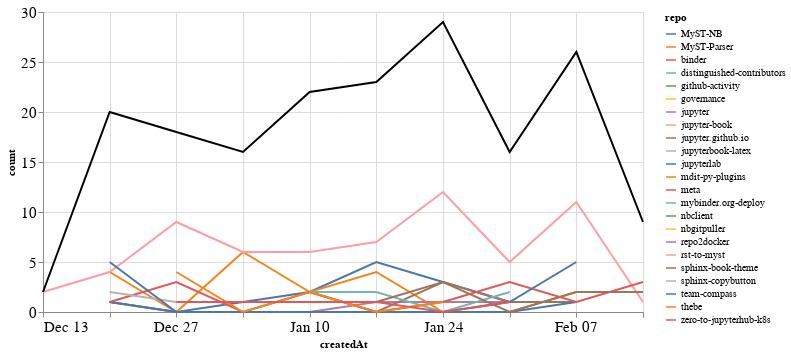

The code cell stored with this chart in its notebook:
### Markdown cell above
### Comments

### Code cell
comments_time = comments.groupby('repo').resample('W', on='createdAt').count()['author'].reset_index()
comments_time = comments_time.rename(columns={'author': 'count'})
comments_time_total = comments_time.groupby('createdAt').agg({"count": "sum"}).reset_index()
ch1 = alt.Chart(comments_time, width=600).mark_line().encode(
    x='createdAt',
    y='count',
    color='repo',
    tooltip="repo"
)

ch2 = alt.Chart(comments_time_total, width=600).mark_line(color="black").encode(
    x='createdAt',
    y='count',
)

ch1 + ch2

### Figure 1 — Vega-Lite specification as saved in the notebook (floating-point values rounded to 4 significant figures)
{"config": {"axisLeft": {"labelFontSize": 15}, "axisBottom": {"labelFontSize": 15}}, "layer": [{"data": {"name": "data-133992a3dc24aec582e17e903b5648a6"}, "mark": "line", "encoding": {"color": {"type": "nominal", "field": "repo"}, "tooltip": {"type": "nominal", "field": "repo"}, "x": {"type": "temporal", "field": "createdAt"}, "y": {"type": "quantitative", "field": "count"}}, "width": 600}, {"data": {"name": "data-953a45ad898097bedaa91e370abf29cf"}, "mark": {"type": "line", "color": "black"}, "encoding": {"x": {"type": "temporal", "field": "createdAt"}, "y": {"type": "quantitative", "field": "count"}}, "width": 600}], "$schema": "https://vega.github.io/schema/vega-lite/v4.8.1.json", "datasets": {"data-133992a3dc24aec582e17e903b5648a6": [{"repo": "MyST-NB", "createdAt": "2020-12-20T00:00:00", "count": 1}, {"repo": "MyST-NB", "createdAt": "2020-12-27T00:00:00", "count": 0}, {"repo": "MyST-NB", "createdAt": "2021-01-03T00:00:00", "count": 1}, {"repo": "MyST-NB", "createdAt": "2021-01-10T00:00:00", "count": 2}, {"repo": "MyST-NB", "createdAt": "2021-01-17T00:00:00", "count": 5}, {"repo": "MyST-NB", "createdAt": "2021-01-24T00:00:00", "count": 3}, {"repo": "MyST-NB", "createdAt": "2021-01-31T00:00:00", "count": 1}, {"repo": "MyST-Parser", "createdAt": "2020-12-20T00:00:00", "count": 4}, {"repo": "MyST-Parser", "createdAt": "2020-12-27T00:00:00", "count": 0}, {"repo": "MyST-Parser", "createdAt": "2021-01-03T00:00:00", "count": 6}, {"repo": "MyST-Parser", "createdAt": "2021-01-10T00:00:00", "count": 2}, {"repo": "MyST-Parser", "createdAt": "2021-01-17T00:00:00", "count": 4}, {"repo": "MyST-Parser", "createdAt": "2021-01-24T00:00:00", "count": 0}, {"repo": "MyST-Parser", "createdAt": "2021-01-31T00:00:00", "count": 0}, {"repo": "MyST-Parser", "createdAt": "2021-02-07T00:00:00", "count": 2}, {"repo": "binder", "createdAt": "2021-01-31T00:00:00", "count": 1}, {"repo": "distinguished-contributors", "createdAt": "2020-12-20T00:00:00", "count": 1}, {"repo": "github-activity", "createdAt": "2021-01-17T00:00:00", "count": 2}, {"repo": "governance", "createdAt": "2021-01-24T00:00:00", "count": 1}, {"repo": "jupyter", "createdAt": "2020-12-20T00:00:00", "count": 1}, {"repo": "jupyter", "createdAt": "2020-12-27T00:00:00", "count": 0}, {"repo": "jupyter", "createdAt": "2021-01-03T00:00:00", "count": 0}, {"repo": "jupyter", "createdAt": "2021-01-10T00:00:00", "count": 0}, {"repo": "jupyter", "createdAt": "2021-01-17T00:00:00", "count": 1}, {"repo": "jupyter", "createdAt": "2021-01-24T00:00:00", "count": 1}, {"repo": "jupyter", "createdAt": "2021-01-31T00:00:00", "count": 1}, {"repo": "jupyter-book", "createdAt": "2020-12-13T00:00:00", "count": 2}, {"repo": "jupyter-book", "createdAt": "2020-12-20T00:00:00", "count": 4}, {"repo": "jupyter-book", "createdAt": "2020-12-27T00:00:00", "count": 9}, {"repo": "jupyter-book", "createdAt": "2021-01-03T00:00:00", "count": 6}, {"repo": "jupyter-book", "createdAt": "2021-01-10T00:00:00", "count": 6}, {"repo": "jupyter-book", "createdAt": "2021-01-17T00:00:00", "count": 7}, {"repo": "jupyter-book", "createdAt": "2021-01-24T00:00:00", "count": 12}, {"repo": "jupyter-book", "createdAt": "2021-01-31T00:00:00", "count": 5}, {"repo": "jupyter-book", "createdAt": "2021-02-07T00:00:00", "count": 11}, {"repo": "jupyter-book", "createdAt": "2021-02-14T00:00:00", "count": 1}, {"repo": "jupyter.github.io", "createdAt": "2021-01-10T00:00:00", "count": 2}, {"repo": "jupyter.github.io", "createdAt": "2021-01-17T00:00:00", "count": 0}, {"repo": "jupyter.github.io", "createdAt": "2021-01-24T00:00:00", "count": 3}, {"repo": "jupyter.github.io", "createdAt": "2021-01-31T00:00:00", "count": 1}, {"repo": "jupyter.github.io", "createdAt": "2021-02-07T00:00:00", "count": 1}, {"repo": "jupyterbook-latex", "createdAt": "2021-02-07T00:00:00", "count": 2}, {"repo": "jupyterlab", "createdAt": "2020-12-20T00:00:00", "count": 1}, {"repo": "jupyterlab", "createdAt": "2020-12-27T00:00:00", "count": 0}, {"repo": "jupyterlab", "createdAt": "2021-01-03T00:00:00", "count": 0}, {"repo": "jupyterlab", "createdAt": "2021-01-10T00:00:00", "count": 0}, {"repo": "jupyterlab", "createdAt": "2021-01-17T00:00:00", "count": 0}, {"repo": "jupyterlab", "createdAt": "2021-01-24T00:00:00", "count": 0}, {"repo": "jupyterlab", "createdAt": "2021-01-31T00:00:00", "count": 0}, {"repo": "jupyterlab", "createdAt": "2021-02-07T00:00:00", "count": 1}, {"repo": "mdit-py-plugins", "createdAt": "2021-02-07T00:00:00", "count": 1}, {"repo": "meta", "createdAt": "2020-12-20T00:00:00", "count": 1}, {"repo": "meta", "createdAt": "2020-12-27T00:00:00", "count": 3}, {"repo": "meta", "createdAt": "2021-01-03T00:00:00", "count": 0}, {"repo": "meta", "createdAt": "2021-01-10T00:00:00", "count": 2}, {"repo": "meta", "createdAt": "2021-01-17T00:00:00", "count": 0}, {"repo": "meta", "createdAt": "2021-01-24T00:00:00", "count": 1}, {"repo": "meta", "createdAt": "2021-01-31T00:00:00", "count": 3}, {"repo": "meta", "createdAt": "2021-02-07T00:00:00", "count": 1}, {"repo": "meta", "createdAt": "2021-02-14T00:00:00", "count": 3}, {"repo": "mybinder.org-deploy", "createdAt": "2021-01-10T00:00:00", "count": 2}, {"repo": "mybinder.org-deploy", "createdAt": "2021-01-17T00:00:00", "count": 2}, {"repo": "mybinder.org-deploy", "createdAt": "2021-01-24T00:00:00", "count": 0}, {"repo": "mybinder.org-deploy", "createdAt": "2021-01-31T00:00:00", "count": 2}, {"repo": "nbclient", "createdAt": "2021-02-14T00:00:00", "count": 3}, {"repo": "nbgitpuller", "createdAt": "2021-01-10T00:00:00", "count": 2}, {"repo": "repo2docker", "createdAt": "2021-01-24T00:00:00", "count": 4}, {"repo": "rst-to-myst", "createdAt": "2021-01-03T00:00:00", "count": 1}, {"repo": "sphinx-book-theme", "createdAt": "2021-01-10T00:00:00", "count": 1}, {"repo": "sphinx-book-theme", "createdAt": "2021-01-17T00:00:00", "count": 1}, {"repo": "sphinx-book-theme", "createdAt": "2021-01-24T00:00:00", "count": 3}, {"repo": "sphinx-book-theme", "createdAt": "2021-01-31T00:00:00", "count": 0}, {"repo": "sphinx-book-theme", "createdAt": "2021-02-07T00:00:00", "count": 2}, {"repo": "sphinx-book-theme", "createdAt": "2021-02-14T00:00:00", "count": 2}, {"repo": "sphinx-copybutton", "createdAt": "2020-12-20T00:00:00", "count": 2}, {"repo": "sphinx-copybutton", "createdAt": "2020-12-27T00:00:00", "count": 1}, {"repo": "sphinx-copybutton", "createdAt": "2021-01-03T00:00:00", "count": 1}, {"repo": "team-compass", "createdAt": "2020-12-20T00:00:00", "count": 5}, {"repo": "team-compass", "createdAt": "2020-12-27T00:00:00", "count": 0}, {"repo": "team-compass", "createdAt": "2021-01-03T00:00:00", "count": 0}, {"repo": "team-compass", "createdAt": "2021-01-10T00:00:00", "count": 0}, {"repo": "team-compass", "createdAt": "2021-01-17T00:00:00", "count": 0}, {"repo": "team-compass", "createdAt": "2021-01-24T00:00:00", "count": 0}, {"repo": "team-compass", "createdAt": "2021-01-31T00:00:00", "count": 1}, {"repo": "team-compass", "createdAt": "2021-02-07T00:00:00", "count": 5}, {"repo": "thebe", "createdAt": "2020-12-27T00:00:00", "count": 4}, {"repo": "thebe", "createdAt": "2021-01-03T00:00:00", "count": 0}, {"repo": "thebe", "createdAt": "2021-01-10T00:00:00", "count": 2}, {"repo": "thebe", "createdAt": "2021-01-17T00:00:00", "count": 0}, {"repo": "thebe", "createdAt": "2021-01-24T00:00:00", "count": 1}, {"repo": "zero-to-jupyterhub-k8s", "createdAt": "2020-12-27T00:00:00", "count": 1}, {"repo": "zero-to-jupyterhub-k8s", "createdAt": "2021-01-03T00:00:00", "count": 1}, {"repo": "zero-to-jupyterhub-k8s", "createdAt": "2021-01-10T00:00:00", "count": 1}, {"repo": "zero-to-jupyterhub-k8s", "createdAt": "2021-01-17T00:00:00", "count": 1}, {"repo": "zero-to-jupyterhub-k8s", "createdAt": "2021-01-24T00:00:00", "count": 0}, {"repo": "zero-to-jupyterhub-k8s", "createdAt": "2021-01-31T00:00:00", "count": 1}], "data-953a45ad898097bedaa91e370abf29cf": [{"createdAt": "2020-12-13T00:00:00", "count": 2}, {"createdAt": "2020-12-20T00:00:00", "count": 20}, {"createdAt": "2020-12-27T00:00:00", "count": 18}, {"createdAt": "2021-01-03T00:00:00", "count": 16}, {"createdAt": "2021-01-10T00:00:00", "count": 22}, {"createdAt": "2021-01-17T00:00:00", "count": 23}, {"createdAt": "2021-01-24T00:00:00", "count": 29}, {"createdAt": "2021-01-31T00:00:00", "count": 16}, {"createdAt": "2021-02-07T00:00:00", "count": 26}, {"createdAt": "2021-02-14T00:00:00", "count": 9}]}}
